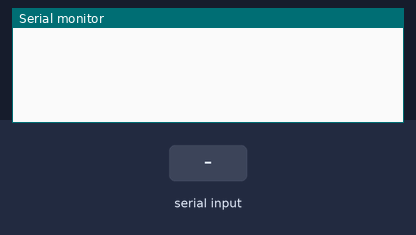
The sketch below on a simulated Arduino Uno, built with avr-gcc and run on an emulated ATmega328P. On the bench: the last lines printed to the serial monitor. The test bench sets the inputs (shaded band).

Above: at 1.2 s.
1.3 s: "0\n" received over Serial
At 3.1 s:
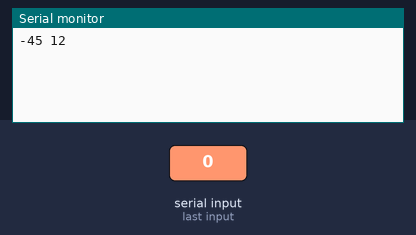
3.8 s: "9999\n" received over Serial
At 6.2 s:
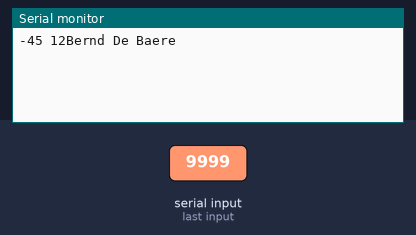

Measured:
- after the input at 1.3 s, the serial monitor: prints a new line after 1.0 s (image 1)
- after the input at 3.8 s, the serial monitor: prints a new line after 1.0 s (image 2)

The sketch:

Dekimo.ino
```cpp
void setup() {
  Serial.begin(115200);
  while (!Serial) {
    ;
  }
}

int lastAngle = -45;
int lastSpeed = 4;

void loop() {
  String input = Serial.readStringUntil('\r');
  if(input.length() == 0)
  {
    return;
  }
  int value = input.toInt();
  if(value == 9999)
  {
    Serial.print("Bernd De Baere\r");
  }
  else
  {
    Calculate(value);
  }
}

void Calculate(int input){
  String binary = intToBinaryString(input);
  int left = leftSpace(binary);
  int right = rightSpace(binary);

  int diff = absolute(left - right);

  if(left != right)
  {
      lastAngle = max(-45,min(45, lastAngle + (-right + left)*3));
  }

  //Serial.println(binary);
  //Serial.println(left);
  //Serial.println(right);
  //Serial.println(lastAngle);
  //Serial.println(max(1, 12 - diff));

  lastSpeed = min(12, max(2, 16 - diff));

  Serial.print(String(lastAngle) + " " + String(lastSpeed) + "\r");
}

int angleToSpeed(int angle)
{
   int abs = absolute(angle);
   if(abs <= 1)
   {
      return 12;
   }
   else if(abs <= 2)
   {
      return 11;
   }
   else if(abs <= 5)
   {
      return 10;
   }
   else if(abs <= 10)
   {
      return 9;
   }
   else if(abs <= 15)
   {
      return 8;
   }
   else if(abs <= 20)
   {
      return 7;
   }
   else if(abs <= 25)
   {
      return 6;
   }
   else if(abs <= 30)
   {
      return 5;
   }
   else if(abs <= 35)
   {
      return 4;
   }
   else if(abs <= 40)
   {
      return 3;
   }
   else if(abs <= 45)
   {
      return 2;
   }

   return 1;

}

int min(int param1, int param2){
  if(param1>param2){
    return param2;
  }
  return param1;
}
int max(int param1, int param2){
  if(param1>param2){
    return param1;
  }
  return param2;
}
int absolute(int input){
  if (input < 0)
  {
    return input * -1;
  }
  return input;
}
int leftSpace(String input)
{
  if(input == "0")
  {
    return 16;
  }
  return 16 - input.length();

}
int rightSpace(String input)
{
  if(input == "0")
  {
    return 16;
  }
  int count = 0;
  for (int i = input.length() - 1; i >= 0; i--)
  {
    if (input.charAt(i) == '0') {
      count++;
    } else {
      break;
    }
  }

  return count;
}

int max45(int input){
  if (input > 45)
  {
    return 45;
  }
  return input;
}

int min45(int input){
  if (input < -45)
  {
    return -45;
  }
  return input;
}

String intToBinaryString(int num) {
  return String(num, BIN); // Convert integer to binary string
}
```
